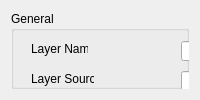
   <widget class="QWidget" name="generalPage">
    <layout class="QGridLayout" name="gridLayout">
     <item row="0" column="1">
      <widget class="QGroupBox" name="groupBox">
       <property name="mouseTracking">
        <bool>false</bool>
       </property>
       <property name="title">
        <string>General</string>
       </property>
       <property name="flat">
        <bool>false</bool>
       </property>
       <property name="checkable">
        <bool>false</bool>
       </property>
       <widget class="QLabel" name="label">
        <property name="geometry">
         <rect>
          <x>20</x>
          <y>30</y>
          <width>57</width>
          <height>16</height>
         </rect>
        </property>
        <property name="text">
         <string>Layer Name</string>
        </property>
       </widget>
       <widget class="QLineEdit" name="lineEdit">
        <property name="geometry">
         <rect>
          <x>170</x>
          <y>30</y>
          <width>311</width>
          <height>20</height>
         </rect>
        </property>
       </widget>
       <widget class="QLabel" name="label_2">
        <property name="geometry">
         <rect>
          <x>20</x>
          <y>60</y>
          <width>63</width>
          <height>16</height>
         </rect>
        </property>
        <property name="text">
         <string>Layer Source</string>
        </property>
       </widget>
       <widget class="QLineEdit" name="lineEdit_2">
        <property name="geometry">
         <rect>
          <x>170</x>
          <y>60</y>
          <width>311</width>
          <height>20</height>
         </rect>
        </property>
       </widget>
       <widget class="QLabel" name="label_25">
        <property name="geometry">
         <rect>
          <x>20</x>
          <y>90</y>
          <width>54</width>
          <height>16</height>
         </rect>
        </property>
        <property name="text">
         <string>Layer Type</string>
        </property>
       </widget>
       <widget class="QLineEdit" name="lineEdit_4">
        <property name="geometry">
         <rect>
          <x>170</x>
          <y>90</y>
          <width>311</width>
          <height>20</height>
         </rect>
        </property>
       </widget>
       <widget class="QLabel" name="label_26">
        <property name="geometry">
         <rect>
          <x>20</x>
          <y>120</y>
          <width>144</width>
          <height>16</height>
         </rect>
        </property>
        <property name="text">
         <string>Coordinate Reference System</string>
        </property>
       </widget>
       <widget class="QLineEdit" name="lineEdit_5">
        <property name="geometry">
         <rect>
          <x>174</x>
          <y>120</y>
          <width>301</width>
          <height>20</height>
         </rect>
        </property>
        <property name="text">
         <string>EPSG:4326 - WGS 84</string>
        </property>
       </widget>
       <widget class="QCheckBox" name="checkBox">
        <property name="geometry">
         <rect>
          <x>20</x>
          <y>170</y>
          <width>143</width>
          <height>17</height>
         </rect>
        </property>
        <property name="text">
         <string>Scale dependent visibility</string>
        </property>
       </widget>
       <widget class="QSplitter" name="splitter_7">
        <property name="geometry">
         <rect>
          <x>40</x>
          <y>200</y>
          <width>171</width>
          <height>21</height>
         </rect>
        </property>
        <property name="orientation">
         <enum>Qt::Horizontal</enum>
        </property>
        <widget class="QLabel" name="label_27">
         <property name="text">
          <string>Maximum (inclusive)</string>
         </property>
        </widget>
        <widget class="QComboBox" name="comboBox_6"/>
       </widget>
       <widget class="QSplitter" name="splitter_8">
        <property name="geometry">
         <rect>
          <x>40</x>
          <y>230</y>
          <width>171</width>
          <height>21</height>
         </rect>
        </property>
        <property name="orientation">
         <enum>Qt::Horizontal</enum>
        </property>
        <widget class="QLabel" name="label_28">
         <property name="text">
          <string>Minimum (exclusive)</string>
         </property>
        </widget>
        <widget class="QComboBox" name="comboBox_7"/>
       </widget>
      </widget>
     </item>
    </layout>
   </widget>
